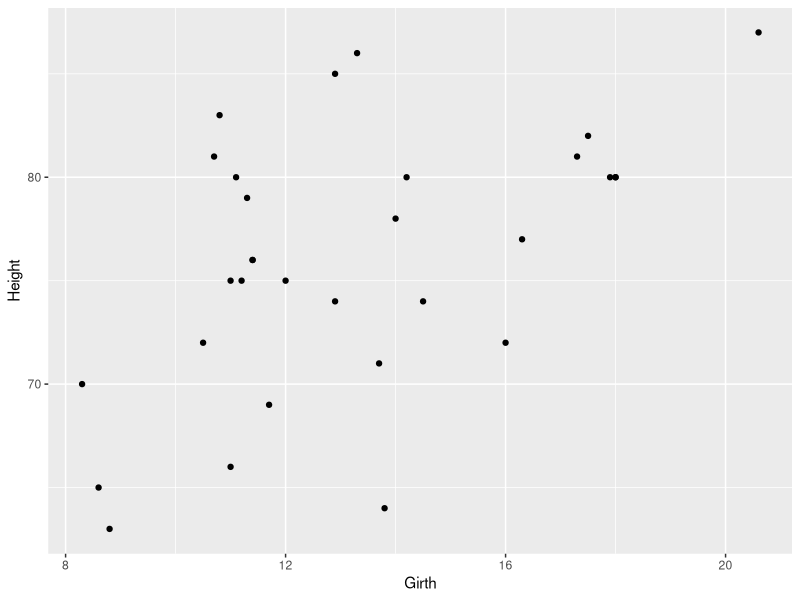

Generate this figure with R:
# "此圖為樹木的周長和高度作圖"
library(datasets)
library(dplyr)
library(ggplot2)
ggplot(data = trees, aes( x = Girth, y = Height)) + 
  geom_point() 
## "由圖可看出樹木的周長大多為10~14之間，而其高度大多在70以上"
